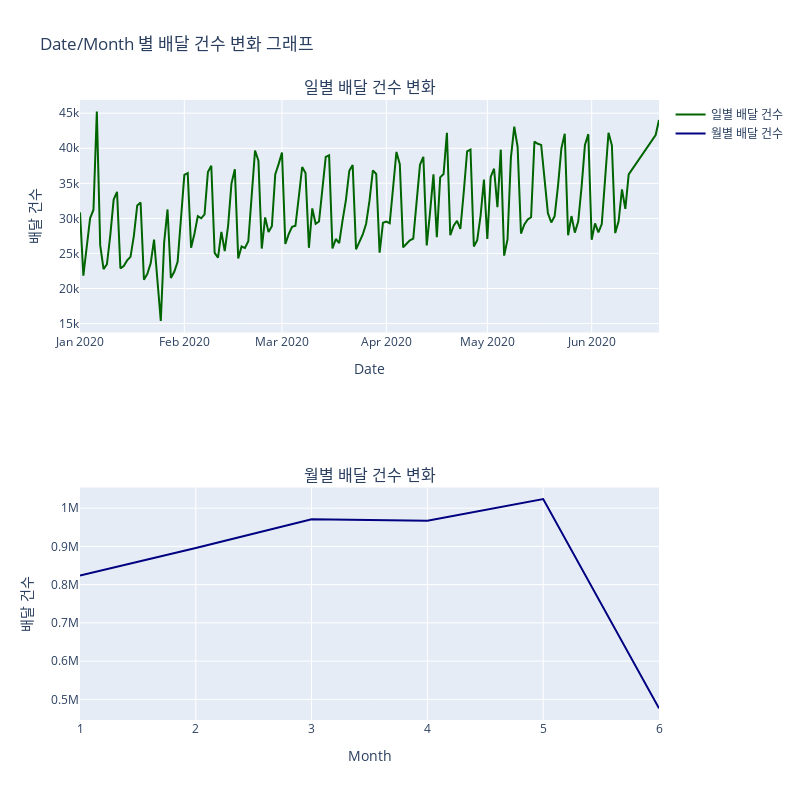

Notebook code for this chart:
### Markdown cell above
1월부터 5월까지 늘어가는 추세를 파악할 수 있다.

6월의 경우 마지막 1주 이상이 제외되었기 때문에, 불균형하다고 판단됨

### Code cell
# 일별 배달 건수 그래프
ax1 = go.Scatter(
    x = del_date["PROCESS_DT"],
    y = del_date['count'],
    name = "일별 배달 건수",
    mode = "lines",
    marker = dict(size=3, line=dict(width=1), color="darkgreen")
)

# 월별 배달 건수 그래프
ax2 = go.Scatter(
    x = del_month["month"],
    y = del_month['count'],
    name = "월별 배달 건수",
    mode = "lines",
    marker = dict(size=3, line=dict(width=1), color="navy")
)

# subplot
fig = tools.make_subplots(rows=2, cols=1, subplot_titles=("일별 배달 건수 변화", "월별 배달 건수 변화"))
fig.append_trace(ax1, 1, 1)
fig.append_trace(ax2, 2, 1)

# 그래프 설명들 추가해주기
fig.update_xaxes(title_text="Date", row=1, col=1)
fig.update_xaxes(title_text="Month", row=2, col=1)
fig.update_yaxes(title_text="배달 건수")

# 전체적인 layout
fig["layout"].update(height=800, width = 800, title = "Date/Month 별 배달 건수 변화 그래프")

plotly.offline.iplot(fig)

### Figure 1 — Plotly figure (JSON) as saved in the notebook; plotly's stock layout.template omitted (floating-point values rounded to 4 significant figures; data arrays with more than 128 entries replaced by an {"elided": "..."} marker saying what was removed)
{"data": [{"marker": {"color": "darkgreen", "line": {"width": 1}, "size": 3}, "mode": "lines", "name": "일별 배달 건수", "type": "scatter", "x": {"elided": "165 str values"}, "xaxis": "x", "y": {"elided": "165 int values"}, "yaxis": "y"}, {"marker": {"color": "navy", "line": {"width": 1}, "size": 3}, "mode": "lines", "name": "월별 배달 건수", "type": "scatter", "x": [1, 2, 3, 4, 5, 6], "xaxis": "x2", "y": [824058, 895861, 971131, 967309, 1023593, 476372], "yaxis": "y2"}], "layout": {"annotations": [{"font": {"size": 16}, "showarrow": false, "text": "일별 배달 건수 변화", "x": 0.5, "xanchor": "center", "xref": "paper", "y": 1, "yanchor": "bottom", "yref": "paper"}, {"font": {"size": 16}, "showarrow": false, "text": "월별 배달 건수 변화", "x": 0.5, "xanchor": "center", "xref": "paper", "y": 0.375, "yanchor": "bottom", "yref": "paper"}], "height": 800, "title": {"text": "Date/Month 별 배달 건수 변화 그래프"}, "width": 800, "xaxis": {"anchor": "y", "domain": [0, 1], "title": {"text": "Date"}}, "xaxis2": {"anchor": "y2", "domain": [0, 1], "title": {"text": "Month"}}, "yaxis": {"anchor": "x", "domain": [0.625, 1], "title": {"text": "배달 건수"}}, "yaxis2": {"anchor": "x2", "domain": [0, 0.375], "title": {"text": "배달 건수"}}}}
